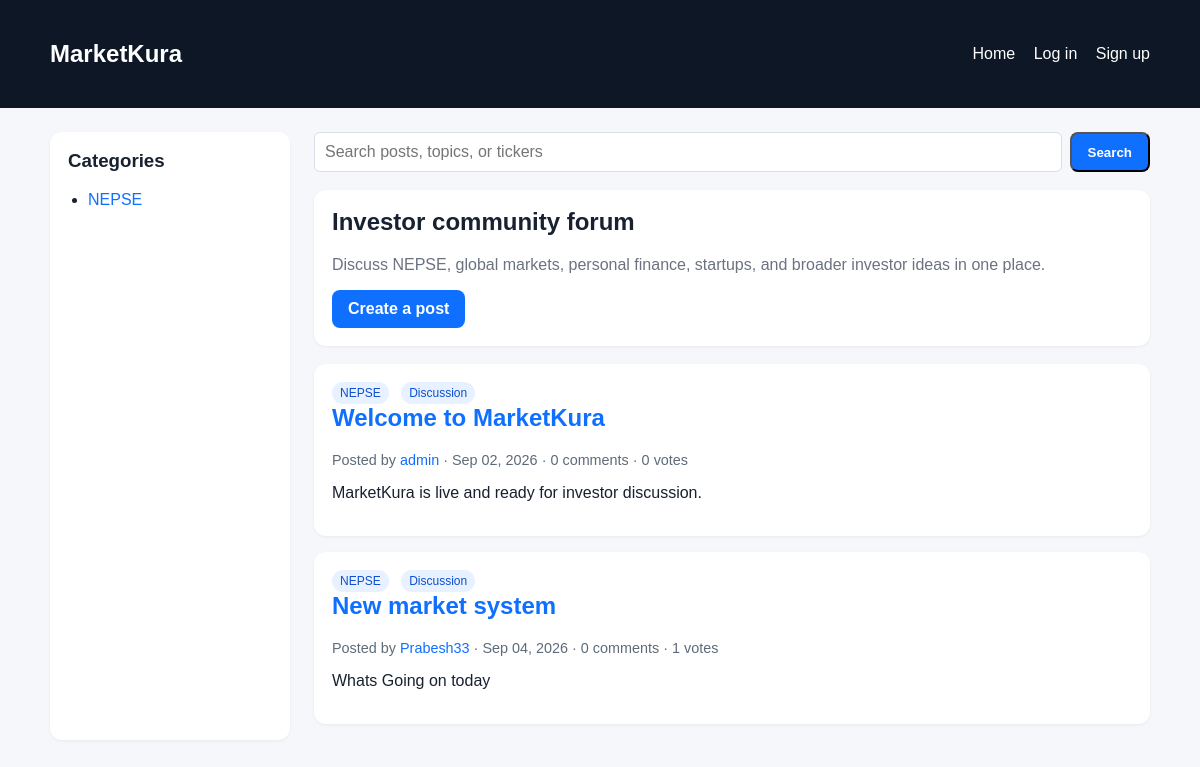
Before: / with the older database file.
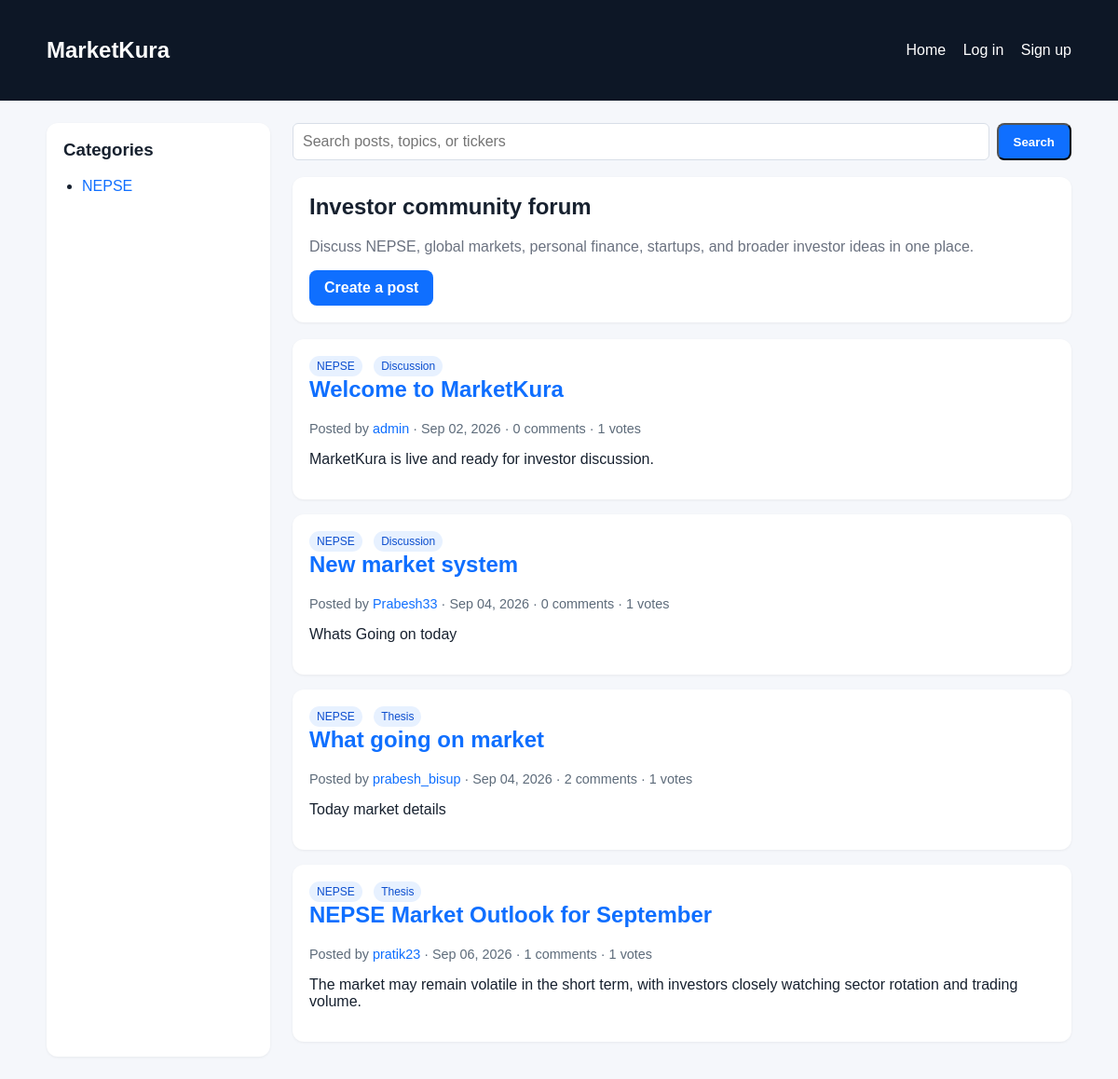
After: the same page with the newer database file.
### community/models.py (models this page shows, shortened)
class Category(models.Model):
    name = models.CharField(max_length=100)
    slug = models.SlugField(unique=True)
    description = models.TextField(blank=True)
    class Meta:
        ordering = ['name']

class Post(models.Model):
    POST_TYPES = [
        ('discussion', 'Discussion'),
        ('thesis', 'Thesis'),
    ]
    user = models.ForeignKey(settings.AUTH_USER_MODEL, on_delete=models.CASCADE, related_name='posts')
    category = models.ForeignKey(Category, on_delete=models.CASCADE, related_name='posts')
    type = models.CharField(max_length=20, choices=POST_TYPES, default='discussion')
    title = models.CharField(max_length=255)
    body = models.TextField()
    asset_tag = models.CharField(max_length=100, blank=True)
    thesis_entry = models.TextField(blank=True)
    thesis_risk = models.TextField(blank=True)
    upvotes = models.IntegerField(default=0)
    created_at = models.DateTimeField(auto_now_add=True)
    class Meta:
        ordering = ['-created_at']

class User(AbstractUser):
    bio = models.TextField(blank=True)
    avatar = models.ImageField(upload_to='avatars/', blank=True, null=True)
    karma_score = models.IntegerField(default=0)
    is_verified = models.BooleanField(default=False)
    verified_type = models.CharField(max_length=50, blank=True)

### community/views.py (the view)
# urls.py: path('', views.home, name='home'),
def home(request):
    categories = Category.objects.all()
    query = request.GET.get('q', '').strip()
    posts = Post.objects.select_related('user', 'category').annotate(comment_count=Count('comments'))
    if query:
        posts = posts.filter(Q(title__icontains=query) | Q(body__icontains=query) | Q(asset_tag__icontains=query))
    return render(request, 'home.html', {'categories': categories, 'posts': posts, 'query': query})

### templates/home.html (shortened to what this page needs)
{% extends 'base.html' %}
{% block content %}
  <div class="layout">
    <aside class="panel">
      <h3>Categories</h3>
      <ul>
        {% for category in categories %}
          <li><a href="{% url 'category_detail' category.slug %}">{{ category.name }}</a></li>
        {% empty %}
          <li class="muted">No categories yet.</li>
        {% endfor %}
      </ul>
    </aside>
    <section>
      <form class="search" method="get"><input name="q" value="{{ query }}" placeholder="Search posts, topics, or tickers"><button class="btn" type="submit">Search</button></form>
      <div class="panel" style="margin-bottom: 18px;">
        <h1>Investor community forum</h1>
        <p class="muted">Discuss NEPSE, global markets, personal finance, startups, and broader investor ideas in one place.</p>
        <a class="btn" href="{% url 'create_post' %}">Create a post</a>
      </div>
      {% for post in posts %}
        <article class="post-card">
          <div>
            <span class="badge">{{ post.category.name }}</span>
            <span class="badge">{{ post.get_type_display }}</span>
          </div>
          <h2><a href="{% url 'post_detail' post.pk %}">{{ post.title }}</a></h2>
          <div class="meta">Posted by <a href="{% url 'profile' post.user.username %}">{{ post.user.username }}</a> · {{ post.created_at|date:'M d, Y' }} · {{ post.comment_count }} comments · {{ post.upvotes }} votes</div>
          <p>{{ post.body|truncatewords:30 }}</p>
        </article>
      {% empty %}
        <div class="panel">
          <p class="muted">No posts yet. Seed the community to get traction.</p>
        </div>
      {% endfor %}
    </section>
  </div>
{% endblock %}

### templates/base.html (shortened to what this page needs)
<!DOCTYPE html>
<html lang="en">
  <head>
  </head>
  <body>
    <header class="topbar">
      <div class="container nav">
        <div class="brand">MarketKura</div>
        <nav>
          <a href="{% url 'home' %}">Home</a>
          {% if user.is_authenticated %}
            <a href="{% url 'create_post' %}">Create post</a>
            <a href="{% url 'profile' user.username %}">{{ user.username }}</a>
            <form class="inline" method="post" action="{% url 'logout' %}">{% csrf_token %}<button class="danger" type="submit">Log out</button></form>
          {% else %}
            <a href="{% url 'login' %}">Log in</a>
            <a href="{% url 'signup' %}">Sign up</a>
          {% endif %}
        </nav>
      </div>
    </header>
    <main class="container">
      {% block content %}{% endblock %}
    </main>
  </body>
</html>

### templates/base.html (style rules this page uses)
body { margin: 0; font-family: Arial, sans-serif; background: #f5f7fb; color: #17212f; }
a { color: #0f6fff; text-decoration: none; }
.container { max-width: 1100px; margin: 0 auto; padding: 24px; }
.topbar { background: #0d1726; color: white; padding: 16px 0; }
.nav { display: flex; justify-content: space-between; align-items: center; gap: 16px; }
.brand { font-size: 1.5rem; font-weight: bold; }
.layout { display: grid; grid-template-columns: 240px 1fr; gap: 24px; }
.panel { background: white; border-radius: 12px; padding: 18px; box-shadow: 0 1px 3px rgba(0,0,0,0.06); }
.post-card { background: white; border-radius: 12px; padding: 18px; margin-bottom: 16px; box-shadow: 0 1px 3px rgba(0,0,0,0.06); }
.badge { display: inline-block; background: #e7f1ff; color: #0d4fcf; font-size: 12px; padding: 4px 8px; border-radius: 999px; margin-right: 8px; }
.meta { color: #5d6b7a; font-size: 0.9rem; }
.muted { color: #6b7280; }
.nav a { color: white; margin-left: 14px; }
input, select, textarea { box-sizing: border-box; width: 100%; padding: 10px; border: 1px solid #d8dee8; border-radius: 6px; font: inherit; }
.search { display: flex; gap: 8px; margin-bottom: 18px; }
.search input { flex: 1; }
.btn { display: inline-block; background: #0f6fff; color: white; padding: 10px 16px; border-radius: 8px; font-weight: bold; }
h1, h2, h3 { margin-top: 0; }
ul { padding-left: 20px; }

Changed rows visible on the page:
changed Post "Welcome to MarketKura": upvotes "0" → "1"
added Post: category.name "NEPSE", type "Thesis", title "What going on market", user.username "prabesh_bisup", created_at "Sep 04, 2026", comment_count "2", upvotes "1", body "Today market details"
added Post: category.name "NEPSE", type "Thesis", title "NEPSE Market Outlook for September", user.username "pratik23", created_at "Sep 06, 2026", comment_count "1", upvotes "1", body "The market may remain volatile in the short term, with investors closely watching sector rotation and trading volume."
